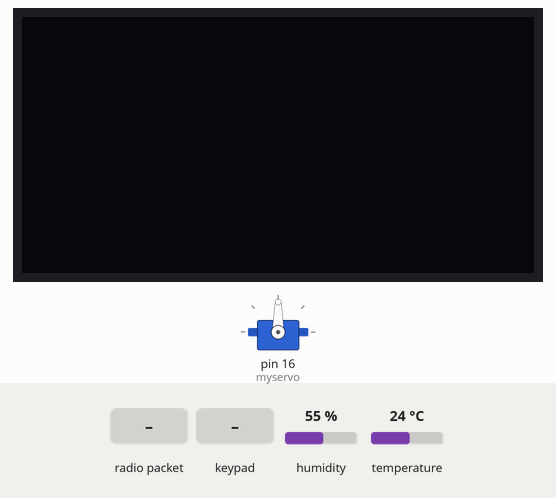
This sketch was run on a simulated Arduino Mega 2560, built with avr-gcc and run on an emulated ATmega2560. Parts: 128×64 one-colour display, servo. The inputs (shaded band) are chosen by the test bench; at power-on: humidity 55 %, temperature 24 °C. The display library's start-up logo is not drawn; no radio packets arrive unless stated; what the sketch prints to the serial monitor is not drawn.

Above: at 1.2 s.
1.3 s: radio packet "*" arrives
At 2.5 s:
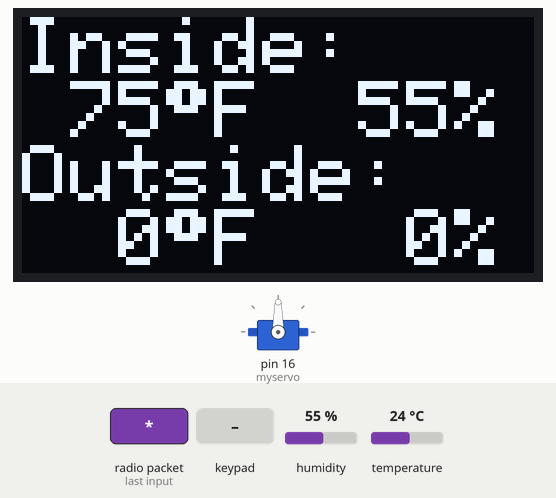
2.9 s: key '*' pressed
At 4.0 s:
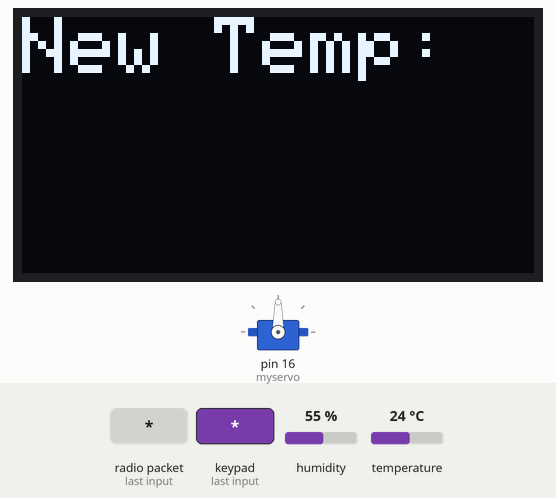
4.5 s: keypad keys 2 3 4 5 pressed 0.4 s apart
At 6.6 s:
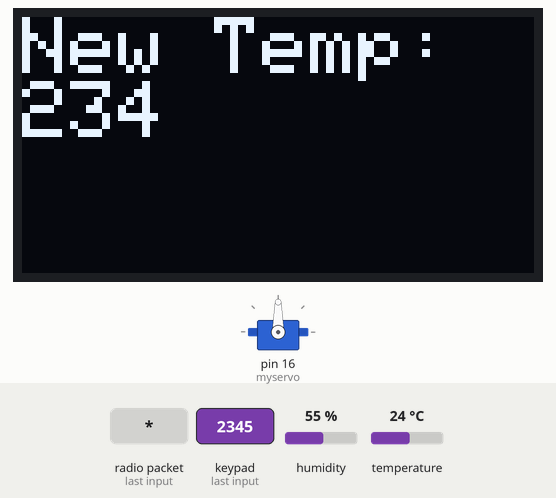
Timing chart, 0 to 8.1 s (numbered marks = the images above; inputs shaded):
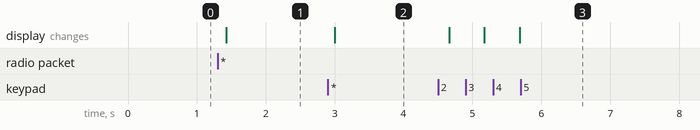

Measured:
- after the input at 1.3 s, the display: changes after 0.13 s (image 1)
- after the input at 2.9 s, the display: changes after 0.10 s (image 2)
- after the input at 4.5 s, the display: first changes after 0.16 s (image 3 shows a later state)

The sketch:

IDEAHacksTeensy2.ino
```cpp
#include <Wire.h>
#include <Servo.h>
#include "Adafruit_HTU21DF.h"
#include <nRF24L01.h>
#include <printf.h>
#include <RF24.h>
#include <RF24_config.h>
#include <Adafruit_GFX.h>
#include <Adafruit_SSD1306.h>
#include "Keypad.h"
#include "artwork.h"

#define CSN 10
#define CE 9

// If using software SPI (the default case):
#define OLED_MOSI   7
#define OLED_CLK   6
#define OLED_DC    0
#define OLED_CS    1
#define OLED_RESET 20
Adafruit_SSD1306 display(OLED_MOSI, OLED_CLK, OLED_DC, OLED_RESET, OLED_CS);

//button matrix
const byte ROWS = 4; //four rows
const byte COLS = 3; //three columns
char keys[ROWS][COLS] = {
  {'1','2','3'},
  {'4','5','6'},
  {'7','8','9'},
  {'*','0','#'}
};
byte rowPins[ROWS] = {2, 3, 4, 5}; //connect to the row pinouts of the keypad
byte colPins[COLS] = {23, 22, 21}; //connect to the column pinouts of the keypad

Keypad kpd = Keypad( makeKeymap(keys), rowPins, colPins, ROWS, COLS );

#if (SSD1306_LCDHEIGHT != 64)
#error("Height incorrect, please fix Adafruit_SSD1306.h!");
#endif

#define Button 8

Adafruit_HTU21DF htu = Adafruit_HTU21DF(); //temp sensor
RF24 rf(CE, CSN); //radio module
Servo myservo; //servo

struct tempHumd {
  float temp;
  float humd;
  int hi;
} inside, outside, pInside, pOutside;

int target = 70;
int opened = 0;
int targethumd = 20;
int pPressed = 1, auto_mode = 1;

void setup() {

  // by default, we'll generate the high voltage from the 3.3v line internally! (neat!)
  display.begin(SSD1306_SWITCHCAPVCC);
  // init done

  // Show image buffer on the display hardware.
  // Since the buffer is intialized with an Adafruit splashscreen
  // internally, this will display the splashscreen.
  display.display();

  rf.begin();
  rf.setChannel(5);
  rf.setPALevel(RF24_PA_MIN);
  rf.openReadingPipe(1, 0xe7e7e7e7e7);
  rf.setCRCLength(RF24_CRC_16);

  pinMode(Button, INPUT);
  Serial.begin(9600);

  if (!htu.begin()) {
    Serial.println("Couldn't find sensor!");
    while (1);
  }
  myservo.attach(16);
}


void loop() {
  //set struct
  inside.temp = CtoF(htu.readTemperature());
  inside.humd = htu.readHumidity();

  //recieve from arduino
  rf.startListening();
  if (rf.available()) {
    rf.read(&outside, sizeof(float)*2);
    inside.temp = heatIndex(&inside);
    outside.temp = heatIndex(&outside);

    Serial.println("Inside--------");
    Serial.print("Temp: "); Serial.print(inside.temp);
    Serial.print("\t\tHum: "); Serial.println(inside.humd);

    Serial.println("Outside--------");
    Serial.print("Temp: "); Serial.print(outside.temp);
    Serial.print("\t\tHum: "); Serial.println(outside.humd);
    if(auto_mode)
      checkTemp();

    showReadings();
  }
  char key = kpd.getKey();
  if(key)  // Check for a valid key.
  {
    switch (key)
    {
      case '*':
        changeVal(0);
        break;
      case '#':
        changeVal(1);
        break;
      default:
        break;
    }
  }
  delay(100);
}

float CtoF(float celcius) {
  return celcius*1.8 + 32;
}

void checkTemp() {
  float tempDiff, tempDiffIn, tempDiffOut;
  float humdDiff, humdDiffIn, humdDiffOut;
  tempDiff = outside.temp - inside.temp;
  tempDiffIn = inside.temp - target; //pos = hotter, neg = cooler
  tempDiffOut = outside.temp - target; //pos = hotter, neg = cooler
  humdDiff = outside.humd - inside.humd;
  humdDiffIn = inside.humd - targethumd;
  humdDiffOut = outside.humd - targethumd;

//  diffSumIn = tempDiffIn+0.1*humdDiffIn;
//  diffSumOut = tempDiffOut+0.1*humdDiffOut;
  //diff bigger than 2 degrees
  if (abs(tempDiff) > 2) {
      if(abs(tempDiffIn) > abs(tempDiffOut)){
        openwindow();
      }
      else{
        closewindow();
      }
  } else if(abs(humdDiff) > 20){
    if(abs(humdDiffIn) > abs(humdDiffOut)){
        openwindow();
    }else{
        closewindow();
    }
  }
  // maybe weight both temp and humd to make a decision?
}

// Approximation Formula: https://en.wikipedia.org/wiki/Heat_index
float heatIndex(struct tempHumd *th){
  float temp = th->temp;
  float humd = th->humd;
  if (temp > 80 && humd > 40) {
    th->hi = 1;
    return -42.379 + 2.04901523*temp + 10.14333127*humd + -0.22477541*temp*humd
    + -0.00683783*temp*temp + -0.05481717*humd*humd + 0.00122874*temp*temp*humd
    + 0.00085282*temp*humd*humd + -0.00000199*temp*temp*humd*humd;
  } else {
    th->hi = 0;
    return temp;
  }
}

void openwindow(){
  if(!opened){
    myservo.write(70);
    delay(500);
    myservo.write(90);
  }
  Serial.println("opened");
  opened = 1;
}
void closewindow(){
  if(opened){
    myservo.write(110);
    delay(500);
    myservo.write(90);
  }
  Serial.println("closed");
  opened = 0;
}

//prints a line of values "TTT°F HHH%"
void printValues(struct tempHumd *th){
  String line = String((int)th->temp);
  while(line.length()<3)
    line = " "+line;
  line += (char)247;
  line += "F";
  if(th->hi){
    line += "*";
  }else{
    line += " ";
  }
  String h = String((int) th->humd);
  while(h.length()<3)
    h = " "+h;
  line += h;
  line += "%\n";

  display.print(line);
}

void showReadings(){
  display.setTextSize(2);
  display.setTextColor(WHITE);
  display.setCursor(0,0);
  display.clearDisplay();

  display.println("Inside:");
  printValues(&inside);
  display.println("Outside:");
  printValues(&outside);

  display.display();
}

void checkButton() {
    if (digitalRead(Button) == HIGH && pPressed == 0) {
    Serial.println("BUTTON");
    pPressed = 1;
    auto_mode = !auto_mode;
  } else if (digitalRead(Button) == LOW) {
    pPressed = 0;
  }
}

//i = 0 for temp, i = 1 for humd
void changeVal(int id){
  int loop = 1;
  int count = 0;
  String newval = "";
  while(loop){
    display.setTextSize(2);
    display.setTextColor(WHITE);
    display.setCursor(0,0);
    display.clearDisplay();
    if(id == 0)
      display.println("New Temp:");
    else
      display.println("New Humd:");
    display.println(newval);
    display.display();
    char key = kpd.getKey();
    if(key)  // Check for a valid key.
    {
      switch (key)
      {
        case '*':
          loop = 0;
          break;
        case '#':
          count--;
          newval.remove(count);
          break;
        default:
          if(count<3){
            newval += key;
            count++;
          }
          break;
      }
    }
    delay(100);
  }
  int conv = newval.toInt();
  if(count != 0){
    if(id == 0)
      target = conv;
    else if(conv <= 100)
      targethumd = conv;
    else
      showArt();
  }
}

void showArt(){
  display.clearDisplay();
  display.drawBitmap(0, 0, bestArtEver, 128, 64, WHITE);
  display.display();
  delay(500);
}
```

Source omitted: artwork.h (data table, 6186 bytes)
